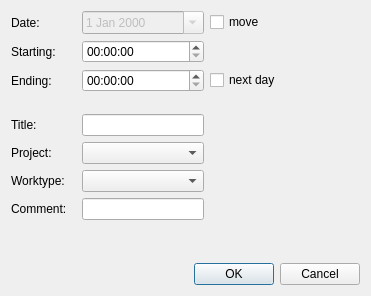
<?xml version="1.0" encoding="UTF-8"?>
<ui version="4.0">
 <class>KEditActionDialog</class>
 <widget class="QDialog" name="KEditActionDialog">
  <property name="geometry">
   <rect>
    <x>0</x>
    <y>0</y>
    <width>371</width>
    <height>296</height>
   </rect>
  </property>
  <property name="windowTitle">
   <string>Action-Don't Panik</string>
  </property>
  <layout class="QGridLayout" name="gridLayout">
   <item row="0" column="1" colspan="2">
    <widget class="QDateEdit" name="dateEdit">
     <property name="enabled">
      <bool>false</bool>
     </property>
     <property name="calendarPopup">
      <bool>true</bool>
     </property>
    </widget>
   </item>
   <item row="0" column="3">
    <widget class="QCheckBox" name="move">
     <property name="toolTip">
      <string>Move this action to another day</string>
     </property>
     <property name="text">
      <string>move</string>
     </property>
    </widget>
   </item>
   <item row="1" column="0">
    <widget class="QLabel" name="label">
     <property name="text">
      <string>Starting:</string>
     </property>
    </widget>
   </item>
   <item row="1" column="1" colspan="2">
    <widget class="QTimeEdit" name="starting"/>
   </item>
   <item row="1" column="3">
    <spacer name="horizontalSpacer">
     <property name="orientation">
      <enum>Qt::Horizontal</enum>
     </property>
     <property name="sizeHint" stdset="0">
      <size>
       <width>93</width>
       <height>20</height>
      </size>
     </property>
    </spacer>
   </item>
   <item row="2" column="0">
    <widget class="QLabel" name="label_4">
     <property name="text">
      <string>Ending:</string>
     </property>
    </widget>
   </item>
   <item row="2" column="1" colspan="2">
    <widget class="QTimeEdit" name="ending"/>
   </item>
   <item row="2" column="3">
    <widget class="QCheckBox" name="next_day">
     <property name="text">
      <string>next day</string>
     </property>
    </widget>
   </item>
   <item row="3" column="1">
    <spacer name="verticalSpacer">
     <property name="orientation">
      <enum>Qt::Vertical</enum>
     </property>
     <property name="sizeType">
      <enum>QSizePolicy::Fixed</enum>
     </property>
     <property name="sizeHint" stdset="0">
      <size>
       <width>20</width>
       <height>16</height>
      </size>
     </property>
    </spacer>
   </item>
   <item row="4" column="0">
    <widget class="QLabel" name="label_6">
     <property name="text">
      <string>Title:</string>
     </property>
    </widget>
   </item>
   <item row="4" column="1" colspan="2">
    <widget class="QLineEdit" name="title"/>
   </item>
   <item row="4" column="3">
    <spacer name="horizontalSpacer_8">
     <property name="orientation">
      <enum>Qt::Horizontal</enum>
     </property>
     <property name="sizeHint" stdset="0">
      <size>
       <width>124</width>
       <height>20</height>
      </size>
     </property>
    </spacer>
   </item>
   <item row="5" column="0">
    <widget class="QLabel" name="label_2">
     <property name="text">
      <string>Project:</string>
     </property>
    </widget>
   </item>
   <item row="5" column="1" colspan="2">
    <widget class="dp::core::detail::KProjectsComboBox" name="projects">
     <property name="sizePolicy">
      <sizepolicy hsizetype="Expanding" vsizetype="Fixed">
       <horstretch>0</horstretch>
       <verstretch>0</verstretch>
      </sizepolicy>
     </property>
    </widget>
   </item>
   <item row="5" column="3">
    <spacer name="horizontalSpacer_2">
     <property name="orientation">
      <enum>Qt::Horizontal</enum>
     </property>
     <property name="sizeHint" stdset="0">
      <size>
       <width>93</width>
       <height>20</height>
      </size>
     </property>
    </spacer>
   </item>
   <item row="6" column="0">
    <widget class="QLabel" name="label_3">
     <property name="text">
      <string>Worktype:</string>
     </property>
    </widget>
   </item>
   <item row="6" column="1" colspan="2">
    <widget class="dp::core::detail::KTasksComboBox" name="worktype">
     <property name="sizePolicy">
      <sizepolicy hsizetype="Expanding" vsizetype="Fixed">
       <horstretch>0</horstretch>
       <verstretch>0</verstretch>
      </sizepolicy>
     </property>
    </widget>
   </item>
   <item row="6" column="3">
    <spacer name="horizontalSpacer_3">
     <property name="orientation">
      <enum>Qt::Horizontal</enum>
     </property>
     <property name="sizeHint" stdset="0">
      <size>
       <width>93</width>
       <height>20</height>
      </size>
     </property>
    </spacer>
   </item>
   <item row="7" column="0">
    <widget class="QLabel" name="label_5">
     <property name="text">
      <string>Comment:</string>
     </property>
    </widget>
   </item>
   <item row="7" column="1" colspan="2">
    <widget class="QLineEdit" name="comment">
     <property name="text">
      <string/>
     </property>
    </widget>
   </item>
   <item row="7" column="3">
    <spacer name="horizontalSpacer_4">
     <property name="orientation">
      <enum>Qt::Horizontal</enum>
     </property>
     <property name="sizeHint" stdset="0">
      <size>
       <width>93</width>
       <height>20</height>
      </size>
     </property>
    </spacer>
   </item>
   <item row="8" column="2">
    <spacer name="verticalSpacer_2">
     <property name="orientation">
      <enum>Qt::Vertical</enum>
     </property>
     <property name="sizeHint" stdset="0">
      <size>
       <width>20</width>
       <height>0</height>
      </size>
     </property>
    </spacer>
   </item>
   <item row="9" column="0" colspan="2">
    <spacer name="horizontalSpacer_7">
     <property name="orientation">
      <enum>Qt::Horizontal</enum>
     </property>
     <property name="sizeHint" stdset="0">
      <size>
       <width>136</width>
       <height>20</height>
      </size>
     </property>
    </spacer>
   </item>
   <item row="9" column="2" colspan="2">
    <widget class="QDialogButtonBox" name="buttonBox">
     <property name="orientation">
      <enum>Qt::Horizontal</enum>
     </property>
     <property name="standardButtons">
      <set>QDialogButtonBox::Cancel|QDialogButtonBox::Ok</set>
     </property>
    </widget>
   </item>
   <item row="0" column="0">
    <widget class="QLabel" name="label_7">
     <property name="text">
      <string>Date:</string>
     </property>
    </widget>
   </item>
  </layout>
 </widget>
 <customwidgets>
  <customwidget>
   <class>dp::core::detail::KProjectsComboBox</class>
   <extends>QComboBox</extends>
   <header>kprojectscombobox.h</header>
  </customwidget>
  <customwidget>
   <class>dp::core::detail::KTasksComboBox</class>
   <extends>QComboBox</extends>
   <header>ktaskscombobox.h</header>
  </customwidget>
 </customwidgets>
 <resources/>
 <connections>
  <connection>
   <sender>buttonBox</sender>
   <signal>accepted()</signal>
   <receiver>KEditActionDialog</receiver>
   <slot>accept()</slot>
   <hints>
    <hint type="sourcelabel">
     <x>366</x>
     <y>291</y>
    </hint>
    <hint type="destinationlabel">
     <x>157</x>
     <y>274</y>
    </hint>
   </hints>
  </connection>
  <connection>
   <sender>buttonBox</sender>
   <signal>rejected()</signal>
   <receiver>KEditActionDialog</receiver>
   <slot>reject()</slot>
   <hints>
    <hint type="sourcelabel">
     <x>366</x>
     <y>291</y>
    </hint>
    <hint type="destinationlabel">
     <x>286</x>
     <y>274</y>
    </hint>
   </hints>
  </connection>
  <connection>
   <sender>move</sender>
   <signal>toggled(bool)</signal>
   <receiver>dateEdit</receiver>
   <slot>setEnabled(bool)</slot>
   <hints>
    <hint type="sourcelabel">
     <x>303</x>
     <y>18</y>
    </hint>
    <hint type="destinationlabel">
     <x>162</x>
     <y>18</y>
    </hint>
   </hints>
  </connection>
 </connections>
</ui>
